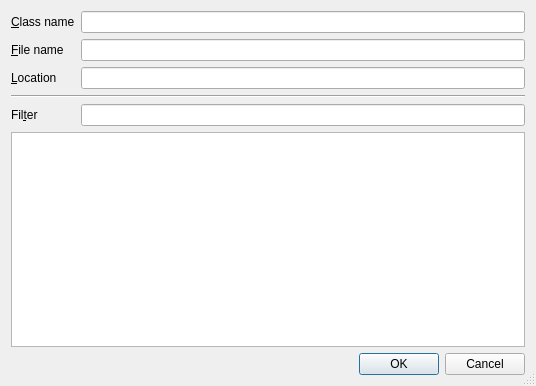
<ui version="4.0" >
 <class>Subclassing</class>
 <widget class="QDialog" name="Subclassing" >
  <property name="geometry" >
   <rect>
    <x>0</x>
    <y>0</y>
    <width>536</width>
    <height>386</height>
   </rect>
  </property>
  <property name="windowTitle" >
   <string>Qt Designer Form Subclassing</string>
  </property>
  <property name="sizeGripEnabled" >
   <bool>true</bool>
  </property>
  <layout class="QGridLayout" name="gridLayout" >
   <item row="0" column="0" >
    <widget class="QLabel" name="label" >
     <property name="text" >
      <string>&amp;Class name</string>
     </property>
     <property name="buddy" >
      <cstring>leClassName</cstring>
     </property>
    </widget>
   </item>
   <item row="1" column="0" >
    <widget class="QLabel" name="label_2" >
     <property name="text" >
      <string>&amp;File name</string>
     </property>
     <property name="buddy" >
      <cstring>leFileName</cstring>
     </property>
    </widget>
   </item>
   <item row="1" column="1" >
    <widget class="QLineEdit" name="leFileName" >
     <property name="readOnly" >
      <bool>true</bool>
     </property>
    </widget>
   </item>
   <item row="2" column="0" >
    <widget class="QLabel" name="label_4" >
     <property name="text" >
      <string>&amp;Location</string>
     </property>
     <property name="buddy" >
      <cstring>lePath</cstring>
     </property>
    </widget>
   </item>
   <item row="2" column="1" >
    <widget class="QLineEdit" name="lePath" >
     <property name="readOnly" >
      <bool>false</bool>
     </property>
    </widget>
   </item>
   <item row="4" column="0" >
    <widget class="QLabel" name="label_3" >
     <property name="text" >
      <string>Fil&amp;ter</string>
     </property>
     <property name="buddy" >
      <cstring>leFilter</cstring>
     </property>
    </widget>
   </item>
   <item row="3" column="0" colspan="2" >
    <widget class="Line" name="line" >
     <property name="orientation" >
      <enum>Qt::Horizontal</enum>
     </property>
    </widget>
   </item>
   <item row="0" column="1" >
    <widget class="QLineEdit" name="leClassName" />
   </item>
   <item row="4" column="1" >
    <widget class="QLineEdit" name="leFilter" />
   </item>
   <item row="6" column="0" colspan="2" >
    <widget class="QDialogButtonBox" name="buttonBox" >
     <property name="standardButtons" >
      <set>QDialogButtonBox::Cancel|QDialogButtonBox::Ok</set>
     </property>
    </widget>
   </item>
   <item row="5" column="0" colspan="2" >
    <widget class="QTreeView" name="tvSlots" >
     <property name="alternatingRowColors" >
      <bool>true</bool>
     </property>
     <property name="animated" >
      <bool>false</bool>
     </property>
    </widget>
   </item>
  </layout>
 </widget>
 <tabstops>
  <tabstop>tvSlots</tabstop>
  <tabstop>leFileName</tabstop>
  <tabstop>lePath</tabstop>
 </tabstops>
 <resources/>
 <connections>
  <connection>
   <sender>buttonBox</sender>
   <signal>rejected()</signal>
   <receiver>Subclassing</receiver>
   <slot>reject()</slot>
   <hints>
    <hint type="sourcelabel" >
     <x>484</x>
     <y>364</y>
    </hint>
    <hint type="destinationlabel" >
     <x>527</x>
     <y>354</y>
    </hint>
   </hints>
  </connection>
 </connections>
</ui>
